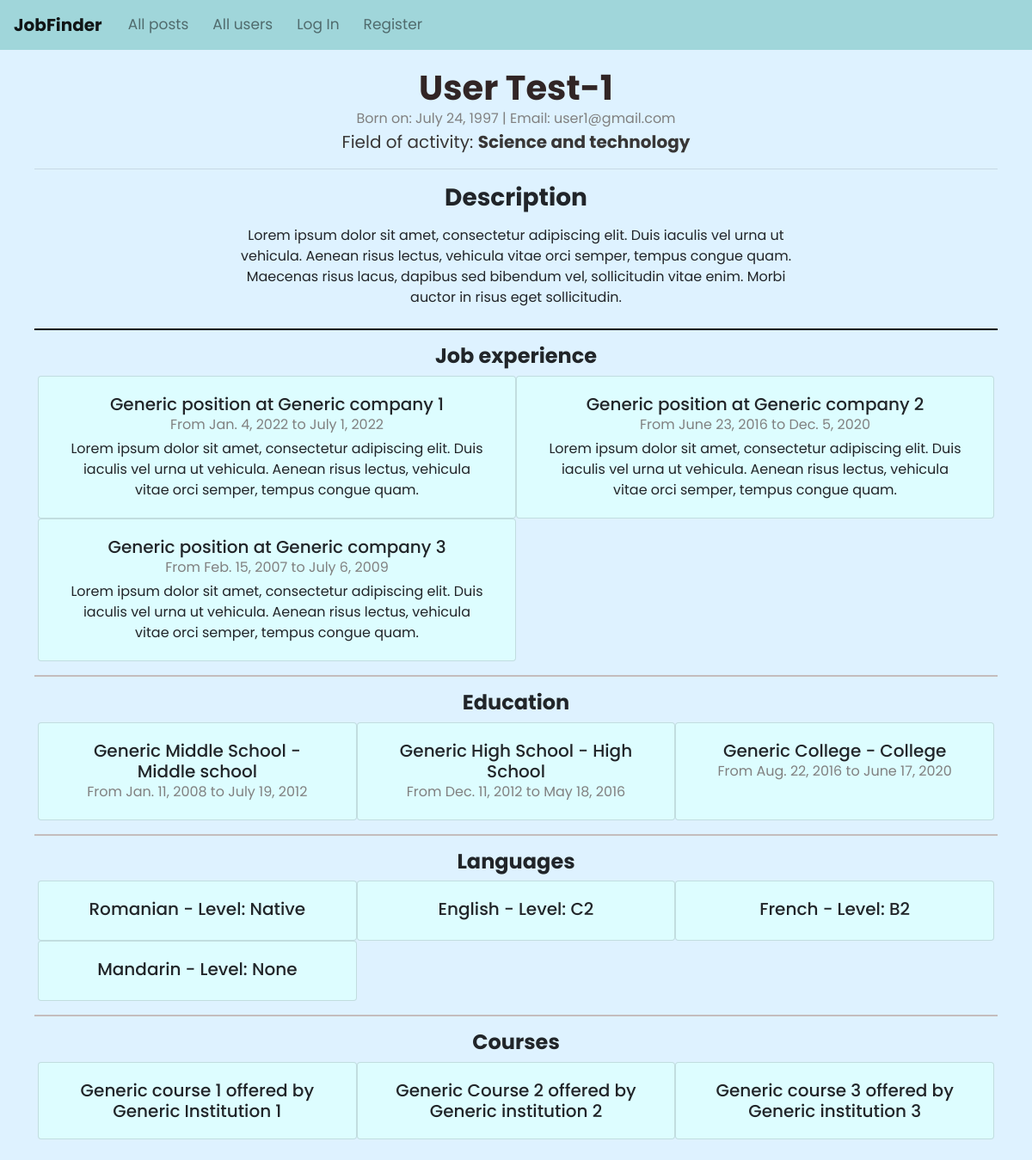
/profile/User1, run on an earlier commit of the app's database.
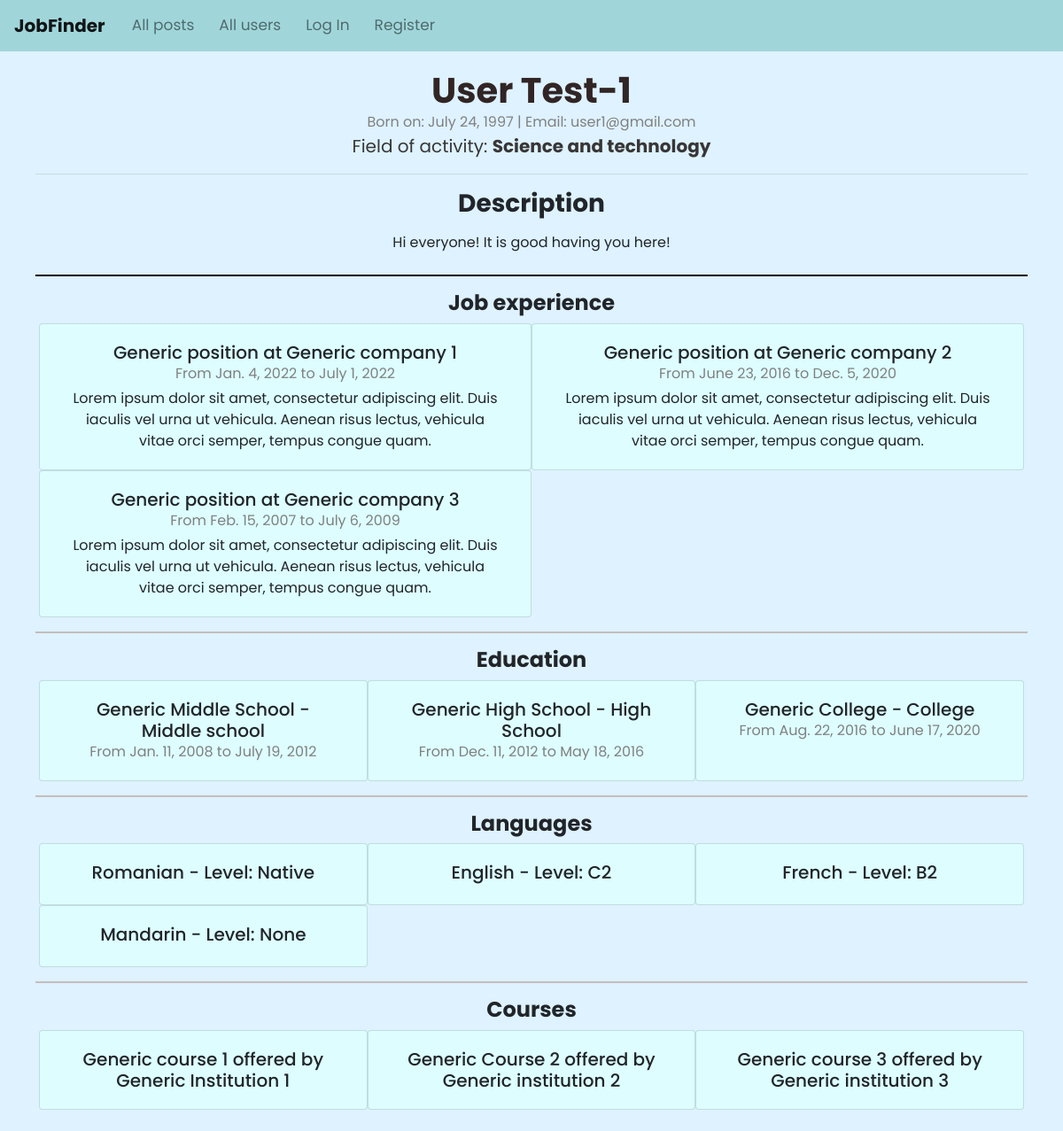
And on a later commit of the database.
### JobFinderApp/models.py (models this page shows)
class User(AbstractUser):
    description = models.CharField(max_length=500, blank=True, null=True)
    birth_date = models.DateField(blank=True, null=True)
    field = models.CharField(max_length=500, blank=True, null=True)
    is_company = models.BooleanField(default=False)
    location = models.CharField(max_length=100, blank=True, null=True)
    link_to_location = models.CharField(max_length=200, blank=True, null=True)
    class Meta:
        ordering = ['-id']

### JobFinderApp/views.py (the view)
# urls.py: path("profile/<username>", views.profile, name="profile"),
def profile(request, username):
    return render(request, "JobFinderApp/profile.html", {
        "person": User.objects.get(username = username)
    })

### JobFinderApp/templates/JobFinderApp/profile.html (shortened to what this page needs)
{% extends "JobFinderApp/layout.html" %}
{% block body %}
    {% if not person.is_company %}
        <div class="container-fluid" style="padding: 20px 40px; text-align: center;">
            <h1 style="color:rgb(49, 37, 37); margin-bottom: 0px;"><strong>{{ person.first_name }} {{ person.last_name }}</strong></h1>
            <div style="color: grey;">
                Born on: {{ person.birth_date }} | Email: {{ person.email }}
                {% if person.field %}
                    <div style="font-size: 20px; color: rgb(56, 54, 54)">Field of activity: <strong>{{ person.field }}</strong></div>
                {% endif %}
            </div>
            <hr>
            {% if person.description %}
                <div class="mt-3">
                    <h3><strong>Description</strong></h3>
                    <div class="p-2" id="desc">
                        {{ person.description }}
                    </div>
                </div>
                <hr style="border-color: black; border-width: 2px;">
            {% endif %}
            <h4><strong>Job experience</strong></h4>
            <div class="row m-1">
                {% for job in person.jobs.all %}
                    <div class="card post1 col-6">
                        <div class="card-body pb-1">
                            <h5 class="card-title mb-0">{{ job.position }} at {{ job.company_name }}</h5>
                            <span style="color: grey;">From {{ job.start_date }} to {{ job.end_date }}</span>
                            <p class="mt-1">{{ job.description }}</p>
                        </div>
                    </div>
                {% empty %}
                    <div>
                        Looks like this user hasn't added any past jobs yet!
                    </div>
                {% endfor %}
            </div>
            <hr style="border-color: rgb(196, 189, 189); border-width: 2px;">
            <h4><strong>Education</strong></h4>
            <div class="row m-1">
                {% for education in person.education.all %}
                    <div class="card post1 col-6 col-lg-4">
                        <div class="card-body">
                            <h5 class="card-title mb-0">{{ education.institution }} - {{ education.level }}</h5>
                            <span style="color: grey;">From {{ education.start_date }} to {{ education.end_date }}</span>
                        </div>
                    </div>
                {% empty %}
                    <div>
                        Looks like this user hasn't added any past education yet!
                    </div>
                {% endfor %}
            </div>
            <hr style="border-color: rgb(196, 189, 189); border-width: 2px;">
            <h4><strong>Languages</strong></h4>
            <div class="row m-1">
                {% for language in person.languages.all %}
                    <div class="col-4 card post1">
                        <div class="card-body">
                            <h5 class="card-title mb-1">{{ language.language }} - Level: {{ language.level }}</h5>
                        </div>
                    </div>
                {% empty %}
                    <div>
                        Looks like this user hasn't added any known languages yet!
                    </div>
                {% endfor %}
            </div>
            <hr style="border-color: rgb(196, 189, 189); border-width: 2px;">
            <h4><strong>Courses</strong></h4>
            <div class="row m-1">
            {% for course in person.courses.all %}
                <div class="col-4 card post1">
                    <div class="card-body">
                        <h5 class="card-title mb-0">{{ course.name }} offered by {{ course.institution }}</h5>
                    </div>
                </div>
            {% empty %}
                <div>
                    Looks like this user hasn't added any courses yet!
                </div>
            {% endfor %}
        </div>
    {% endif %}
{% endblock %}

What changed in the data, as far as the page shows it:
changed User "User": description "Lorem ipsum dolor sit amet, consectetur adipiscing elit. Duis iaculis vel urna ut vehicula. Aenean risus lectus, vehicula vitae orci semper, tempus congue quam. Maecenas risus lacus, dapibus sed bibendum vel, sollicitudin vitae enim. Morbi auctor in risus eget sollicitudin." → "Hi everyone! It is good having you here!"
